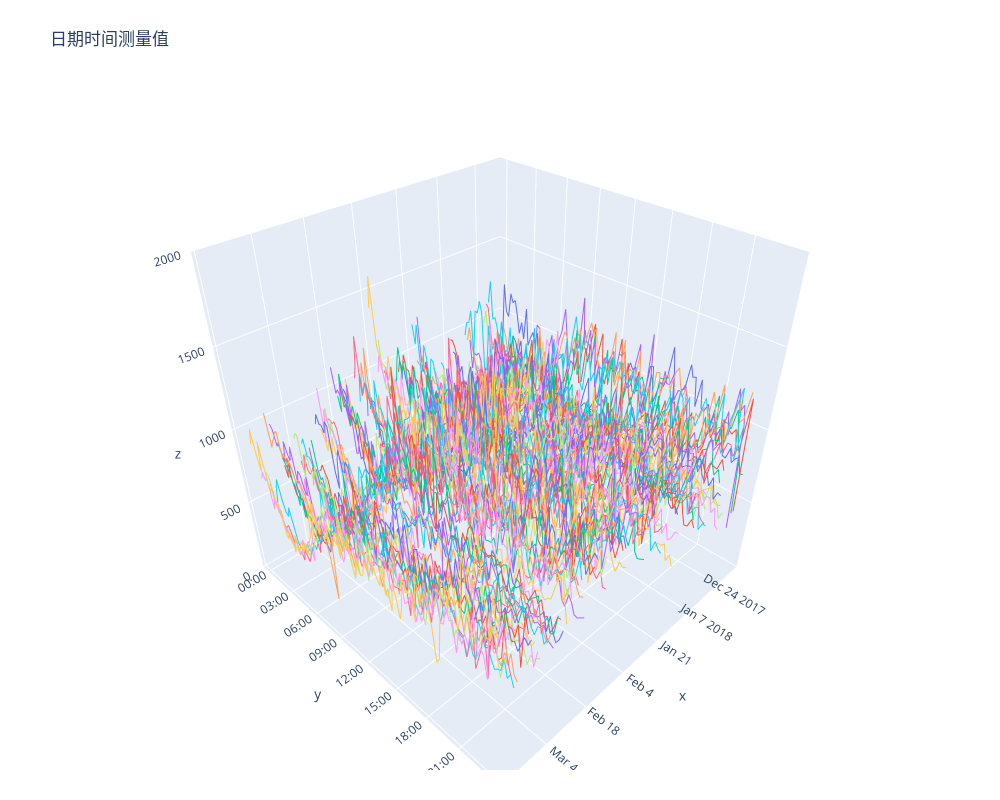

The notebook cell saved with this chart:
### Code cell
# initialize the figure as a 3D scatter/line graph
fig = go.Figure()

# iterate every row in the dataframe
for index, row in test_filtered.iterrows():
    # add a line to the graph for each row
    fig.add_trace(go.Scatter3d(
        x=[row['Date']] * len(test_filtered.columns[1:]), # X axis data, use the 'Date' column
        y=test_filtered.columns[1:], # Y axis data, use the column names (excluding 'Date')
        z=row[1:].values, # Z axis data, use the values of the row (excluding the 'Date' column)
        mode='lines', #  use lines to connect the points
        name=f"Row {index}" # the name of the line
    ))

# set the layout
fig.update_layout(
    title='Time Series Data of 00-115', 
    autosize=False, 
    width=1000,
    height=800,
    margin=dict(l=50, r=50, b=30, t=90),
    scene=dict(
        zaxis=dict( 
            range=[0, 2000] 
        )
    ),
    showlegend=False

)


fig.show()
